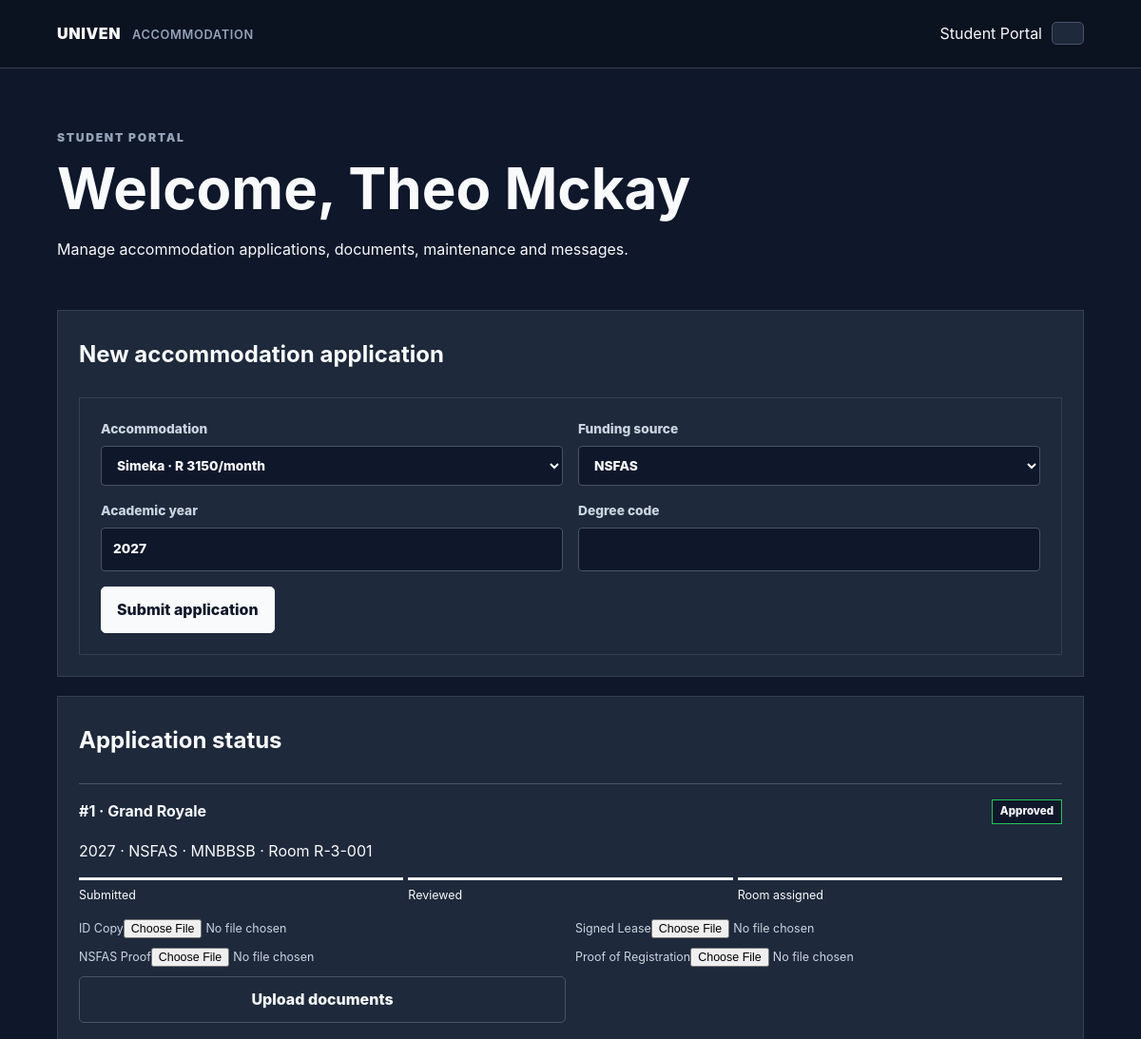
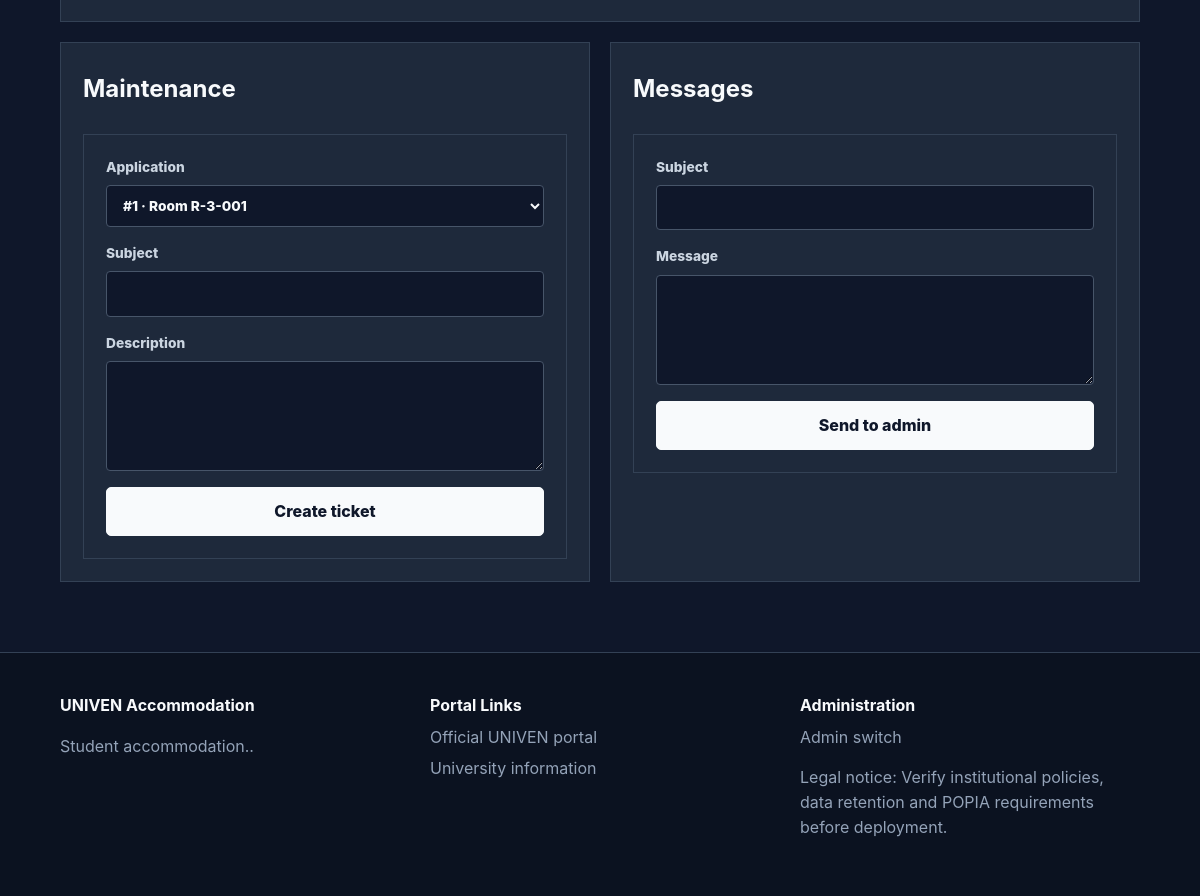
The page /student (signed in) on the database its author committed (2 pictures, top to bottom).
### app/models.py (models this page shows)
class User(db.Model):
    id = db.Column(db.Integer, primary_key=True)
    role = db.Column(db.String(20), nullable=False, default="student")
    full_name = db.Column(db.String(120), nullable=False)
    sa_id = db.Column(db.String(13), unique=True, nullable=True)
    phone = db.Column(db.String(10), nullable=True)
    student_number = db.Column(db.String(8), unique=True, nullable=True)
    email = db.Column(db.String(160), unique=True, nullable=False)
    pin_hash = db.Column(db.String(255), nullable=False)
    created_at = db.Column(db.DateTime, default=datetime.utcnow)
    applications = db.relationship("Application", backref="student", lazy=True)

class Application(db.Model):
    id = db.Column(db.Integer, primary_key=True)
    student_id = db.Column(db.Integer, db.ForeignKey("user.id"), nullable=False)
    listing_id = db.Column(db.Integer, db.ForeignKey("listing.id"), nullable=False)
    funding_source = db.Column(db.String(40), nullable=False)
    academic_year = db.Column(db.Integer, nullable=False)
    degree_code = db.Column(db.String(30), nullable=False)
    status = db.Column(db.String(30), nullable=False, default="Submitted")
    room_number = db.Column(db.String(30), nullable=True)
    created_at = db.Column(db.DateTime, default=datetime.utcnow)
    listing = db.relationship("Listing")

class Listing(db.Model):
    id = db.Column(db.Integer, primary_key=True)
    name = db.Column(db.String(120), nullable=False)
    address = db.Column(db.String(220), nullable=False)
    distance = db.Column(db.String(80), nullable=False)
    contact = db.Column(db.String(120), nullable=False)
    price = db.Column(db.Float, nullable=False)
    amenities = db.Column(db.Text, nullable=False)
    rooms = db.Column(db.Integer, nullable=False, default=10)

### app/routes.py (the view)
@main.get("/student")
@login_required("student")
def student():
    user = current_user()
    apps = Application.query.filter_by(student_id=user.id).order_by(Application.created_at.desc()).all()
    tickets = Ticket.query.join(Application).filter(Application.student_id == user.id).order_by(Ticket.created_at.desc()).all()
    messages = Message.query.filter((Message.recipient_id == user.id) | (Message.broadcast == True)).order_by(Message.created_at.desc()).all()
    return render_template("student.html", user=user, listings=Listing.query.all(), applications=apps, tickets=tickets, messages=messages)

### app/routes.py (called while the page is built)
def current_user():
    uid = session.get("user_id")
    return User.query.get(uid) if uid else None

def login_required(role=None):
    def deco(fn):
        @wraps(fn)
        def wrapper(*args, **kwargs):
            user = current_user()
            if not user or (role and user.role != role):
                return redirect(url_for("main.index"))
            return fn(*args, **kwargs)
        return wrapper
    return deco

### app/templates/student.html (shortened to what this page needs)
{% extends "base.html" %}
{% block content %}
<section class="page-head"><div><div class="eyebrow">STUDENT PORTAL</div><h1>Welcome, {{user.full_name}}</h1><p>Manage accommodation applications, documents, maintenance and messages.</p></div></section>
<section class="dashboard-grid">
<div class="panel span-2"><div class="panel-head"><h2>New accommodation application</h2></div>
<form method="post" action="{{url_for('main.create_application')}}" class="form-card two-col">
<label>Accommodation<select name="listing_id" required>{% for l in listings %}<option value="{{l.id}}">{{l.name}} · R {{'%.0f'|format(l.price)}}/month</option>{% endfor %}</select></label>
<label>Funding source<select name="funding_source"><option>NSFAS</option><option>Bursary</option><option>Self-Funded</option></select></label>
<label>Academic year<input type="number" name="academic_year" min="2027" value="2027" required></label>
<label>Degree code<input name="degree_code" maxlength="30" required></label>
<div class="span-2"><button class="button" type="submit">Submit application</button></div>
</form></div>
<div class="panel span-2"><div class="panel-head"><h2>Application status</h2></div>
{% if applications %}
{% for a in applications %}
<div class="application">
  <div><strong>#{{a.id}} · {{a.listing.name}}</strong><span class="status {{a.status|lower|replace(' ','-')}}">{{a.status}}</span></div>
  <p>{{a.academic_year}} · {{a.funding_source}} · {{a.degree_code}}{% if a.room_number %} · Room {{a.room_number}}{% endif %}</p>
  <div class="tracker"><span class="done">Submitted</span><span class="{% if a.status in ['Approved','Rejected'] %}done{% endif %}">Reviewed</span><span class="{% if a.status == 'Approved' %}done{% endif %}">Room assigned</span></div>
  <form method="post" action="{{url_for('main.upload_documents', application_id=a.id)}}" enctype="multipart/form-data" class="upload-grid">
    {% for label in ['ID Copy','Signed Lease','NSFAS Proof','Proof of Registration'] %}
    <label>{{label}}<input type="file" name="{{label}}" accept=".pdf,.jpg,.jpeg,.png"></label>
    {% endfor %}
    <button class="button secondary" type="submit">Upload documents</button>
  </form>
</div>
{% endfor %}
{% else %}<p>No applications yet.</p>{% endif %}
</div>
<div class="panel"><div class="panel-head"><h2>Maintenance</h2></div>
{% set approved = applications|selectattr('status','equalto','Approved')|list %}
{% if approved %}
<form method="post" action="{{url_for('main.create_ticket')}}" class="form-card">
<label>Application<select name="application_id">{% for a in approved %}<option value="{{a.id}}">#{{a.id}} · Room {{a.room_number}}</option>{% endfor %}</select></label>
<label>Subject<input name="subject" required></label><label>Description<textarea name="description" required></textarea></label>
<button class="button" type="submit">Create ticket</button>
</form>
{% else %}<p>Maintenance unlocks after an application is approved.</p>{% endif %}
</div>
<div class="panel"><div class="panel-head"><h2>Messages</h2></div>
<form method="post" action="{{url_for('main.student_message')}}" class="form-card"><label>Subject<input name="subject" required></label><label>Message<textarea name="body" required></textarea></label><button class="button" type="submit">Send to admin</button></form>
</div>
</section>
{% endblock %}

### app/static/css/style.css (style rules this page uses)
* { box-sizing: border-box; }
body { margin: 0; background: #0f172a; color: #f8fafc; font-family: Inter, ui-sans-serif, system-ui, -apple-system, BlinkMacSystemFont, "Segoe UI", sans-serif; line-height: 1.55; }
button, input, select, textarea { font: inherit; }
button { cursor: pointer; }
.button { background: #f8fafc; color: #0f172a; border: 1px solid #f8fafc; border-radius: 5px; padding: 11px 16px; font-weight: 800; display: inline-flex; align-items: center; justify-content: center; gap: 8px; }
.button.secondary { background: #1e293b; color: #f8fafc; border-color: #475569; }
.eyebrow { font-size: .76rem; font-weight: 900; letter-spacing: .14em; color: #94a3b8; }
.hero h1, .page-head h1, .form-shell h1 { font-size: clamp(2.1rem, 5vw, 4.5rem); line-height: 1.05; margin: 12px 0 20px; max-width: 900px; }
.section, .page-head { padding: 64px 5vw; }
.section-head, .panel-head { display: flex; justify-content: space-between; align-items: flex-end; gap: 20px; margin-bottom: 22px; }
.section h2, .panel h2 { font-size: 1.5rem; margin: 5px 0; }
.card, .panel, .form-card { background: #1e293b; border: 1px solid #334155; }
.form-card { padding: 22px; display: grid; gap: 16px; }
.two-col { grid-template-columns: 1fr 1fr; }
.span-2 { grid-column: 1/-1; }
.form-card label { display: grid; gap: 7px; font-size: .86rem; font-weight: 800; color: #cbd5e1; }
.form-card input, .form-card select, .form-card textarea, .panel-head select, .inline input, .inline select { width: 100%; background: #0f172a; color: #f8fafc; border: 1px solid #475569; border-radius: 4px; padding: 11px 12px; }
.form-card textarea { min-height: 110px; resize: vertical; }
.dashboard-grid { padding: 0 5vw 70px; display: grid; grid-template-columns: 1fr 1fr; gap: 20px; }
.panel { padding: 22px; }
.span-2 { grid-column: span 2; }
.page-head { padding-bottom: 35px; }
.application, .ticket, .message { border-top: 1px solid #475569; padding: 16px 0; }
.application>div:first-child, .ticket strong { display: flex; justify-content: space-between; gap: 12px; }
.status { display: inline-block; border: 1px solid #64748b; background: #0f172a; padding: 3px 8px; font-size: .72rem; font-weight: 800; }
.status.approved { border-color: #22c55e; }
.tracker { display: grid; grid-template-columns: repeat(3, 1fr); gap: 5px; margin: 15px 0; }
.tracker span { border-top: 3px solid #475569; padding-top: 6px; color: #64748b; font-size: .78rem; }
.tracker .done { border-color: #f8fafc; color: #f8fafc; }
.upload-grid { display: grid; grid-template-columns: repeat(2, 1fr); gap: 10px; }
.upload-grid label { font-size: .78rem; color: #cbd5e1; }

### rows shown on the page
User: full_name "Theo Mckay"
Application: id "1", listing.name "Grand Royale", status "Approved", academic_year "2027", funding_source "NSFAS", degree_code "MNBBSB", room_number "R-3-001", label "ID Copy" "Signed Lease" "NSFAS Proof" "Proof of Registration"

### other values the page prints
form field listing_id "Simeka · R 3150/month"
